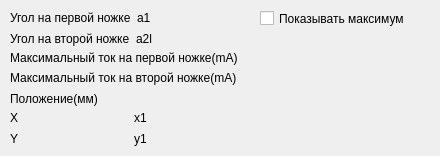
   <widget class="QWidget" name="tab_2">
    <attribute name="title">
     <string>Максимум</string>
    </attribute>
    <widget class="QWidget" name="layoutWidget">
     <property name="geometry">
      <rect>
       <x>10</x>
       <y>31</y>
       <width>241</width>
       <height>16</height>
      </rect>
     </property>
     <layout class="QHBoxLayout" name="horizontalLayout_5">
      <item>
       <widget class="QLabel" name="label_5">
        <property name="text">
         <string>Угол на второй ножке</string>
        </property>
       </widget>
      </item>
      <item>
       <widget class="QLabel" name="maxAngleLeg2Label">
        <property name="text">
         <string>a2l</string>
        </property>
        <property name="textInteractionFlags">
         <set>Qt::LinksAccessibleByMouse|Qt::TextSelectableByKeyboard|Qt::TextSelectableByMouse</set>
        </property>
       </widget>
      </item>
     </layout>
    </widget>
    <widget class="QWidget" name="layoutWidget">
     <property name="geometry">
      <rect>
       <x>10</x>
       <y>10</y>
       <width>241</width>
       <height>16</height>
      </rect>
     </property>
     <layout class="QHBoxLayout" name="horizontalLayout_4">
      <item>
       <widget class="QLabel" name="label_4">
        <property name="text">
         <string>Угол на первой ножке</string>
        </property>
       </widget>
      </item>
      <item>
       <widget class="QLabel" name="maxAngleLeg1Label">
        <property name="text">
         <string>a1</string>
        </property>
        <property name="textInteractionFlags">
         <set>Qt::LinksAccessibleByMouse|Qt::TextSelectableByKeyboard|Qt::TextSelectableByMouse</set>
        </property>
       </widget>
      </item>
     </layout>
    </widget>
    <widget class="QCheckBox" name="showMaxCheck">
     <property name="geometry">
      <rect>
       <x>260</x>
       <y>10</y>
       <width>171</width>
       <height>17</height>
      </rect>
     </property>
     <property name="text">
      <string>Показывать максимум</string>
     </property>
     <property name="checked">
      <bool>false</bool>
     </property>
    </widget>
    <widget class="QWidget" name="layoutWidget">
     <property name="geometry">
      <rect>
       <x>10</x>
       <y>50</y>
       <width>291</width>
       <height>16</height>
      </rect>
     </property>
     <layout class="QHBoxLayout" name="horizontalLayout_28">
      <item>
       <widget class="QLabel" name="label_29">
        <property name="text">
         <string>Максимальный ток на первой ножке(mA)</string>
        </property>
       </widget>
      </item>
      <item>
       <widget class="QLabel" name="maxAmpLeg1Label">
        <property name="text">
         <string/>
        </property>
        <property name="textInteractionFlags">
         <set>Qt::LinksAccessibleByMouse|Qt::TextSelectableByKeyboard|Qt::TextSelectableByMouse</set>
        </property>
       </widget>
      </item>
     </layout>
    </widget>
    <widget class="QWidget" name="layoutWidget">
     <property name="geometry">
      <rect>
       <x>10</x>
       <y>70</y>
       <width>291</width>
       <height>16</height>
      </rect>
     </property>
     <layout class="QHBoxLayout" name="horizontalLayout_29">
      <item>
       <widget class="QLabel" name="label_30">
        <property name="text">
         <string>Максимальный ток на второй ножке(mA)</string>
        </property>
       </widget>
      </item>
      <item>
       <widget class="QLabel" name="maxAmpLeg2Label">
        <property name="text">
         <string/>
        </property>
        <property name="textInteractionFlags">
         <set>Qt::LinksAccessibleByMouse|Qt::TextSelectableByKeyboard|Qt::TextSelectableByMouse</set>
        </property>
       </widget>
      </item>
     </layout>
    </widget>
    <widget class="QWidget" name="layoutWidget">
     <property name="geometry">
      <rect>
       <x>10</x>
       <y>110</y>
       <width>241</width>
       <height>16</height>
      </rect>
     </property>
     <layout class="QHBoxLayout" name="horizontalLayout_6">
      <item>
       <widget class="QLabel" name="label_6">
        <property name="layoutDirection">
         <enum>Qt::LeftToRight</enum>
        </property>
        <property name="text">
         <string>X</string>
        </property>
        <property name="alignment">
         <set>Qt::AlignLeading|Qt::AlignLeft|Qt::AlignVCenter</set>
        </property>
       </widget>
      </item>
      <item>
       <widget class="QLabel" name="maxXLabel">
        <property name="text">
         <string>x1</string>
        </property>
        <property name="textInteractionFlags">
         <set>Qt::LinksAccessibleByMouse|Qt::TextSelectableByKeyboard|Qt::TextSelectableByMouse</set>
        </property>
       </widget>
      </item>
     </layout>
    </widget>
    <widget class="QLabel" name="label_17">
     <property name="geometry">
      <rect>
       <x>10</x>
       <y>91</y>
       <width>121</width>
       <height>16</height>
      </rect>
     </property>
     <property name="text">
      <string>Положение(мм)</string>
     </property>
    </widget>
    <widget class="QWidget" name="layoutWidget">
     <property name="geometry">
      <rect>
       <x>10</x>
       <y>131</y>
       <width>241</width>
       <height>16</height>
      </rect>
     </property>
     <layout class="QHBoxLayout" name="horizontalLayout_7">
      <item>
       <widget class="QLabel" name="label_7">
        <property name="text">
         <string>Y</string>
        </property>
        <property name="alignment">
         <set>Qt::AlignLeading|Qt::AlignLeft|Qt::AlignVCenter</set>
        </property>
       </widget>
      </item>
      <item>
       <widget class="QLabel" name="maxYLabel">
        <property name="text">
         <string>y1</string>
        </property>
        <property name="textInteractionFlags">
         <set>Qt::LinksAccessibleByMouse|Qt::TextSelectableByKeyboard|Qt::TextSelectableByMouse</set>
        </property>
       </widget>
      </item>
     </layout>
    </widget>
   </widget>
